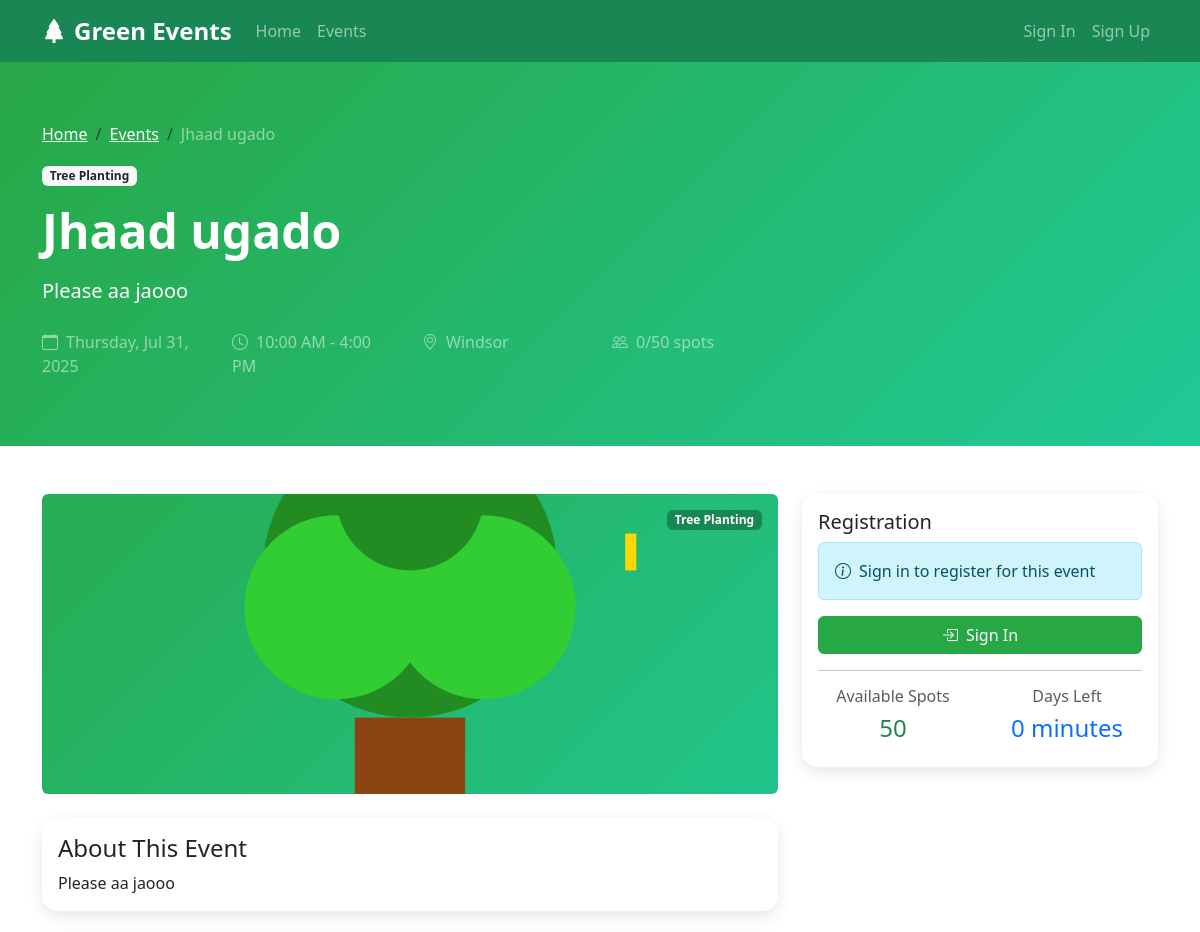
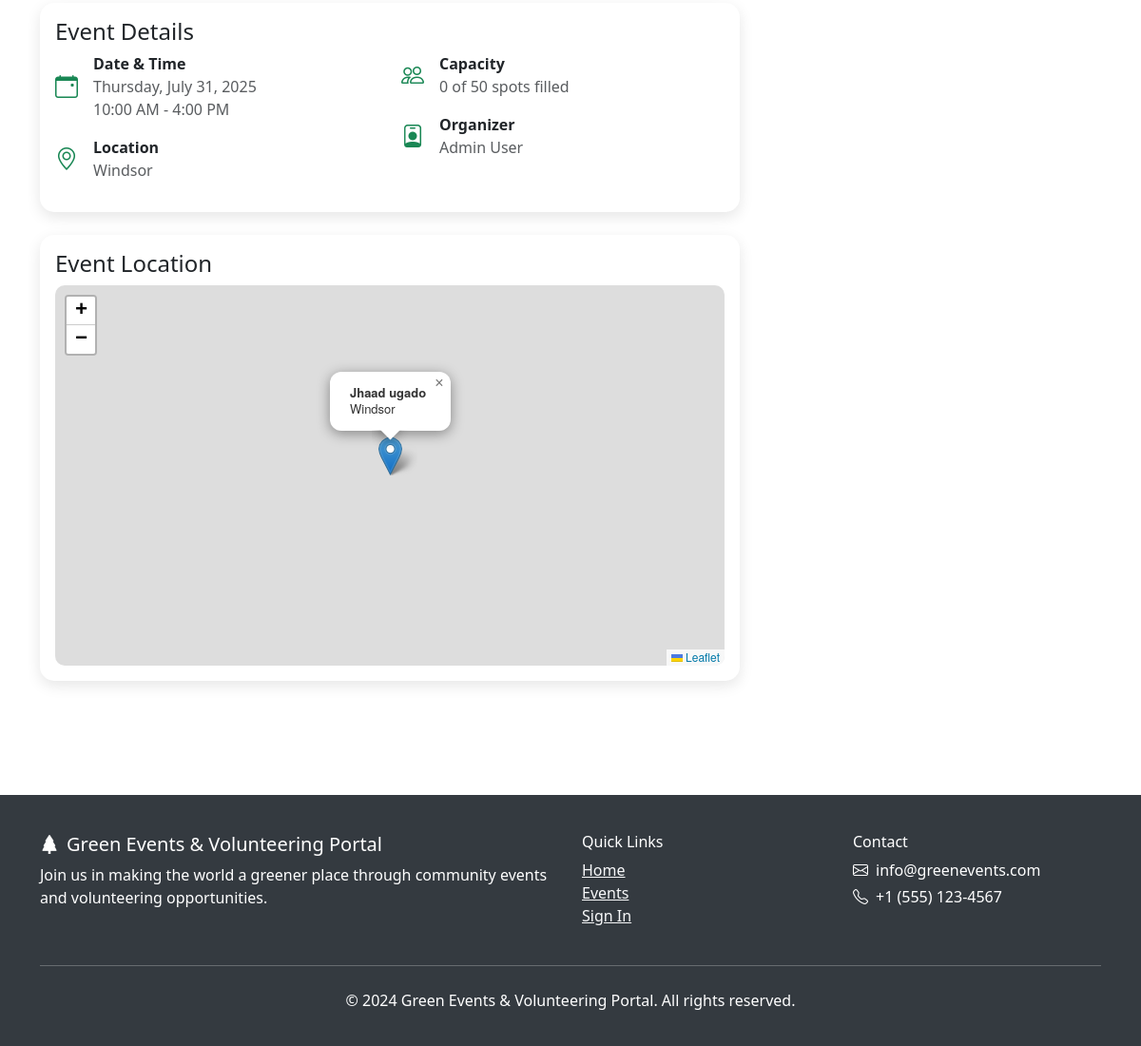
/event/2/, run on the app's committed database (2 pictures, top to bottom).
### GreenTech/models.py (models this page shows, shortened)
class Event(models.Model):
    EVENT_TYPES = [
        ('tree_planting', 'Tree Planting'),
        ('cleanup', 'Cleanup'),
        ('recycling', 'Recycling'),
        ('education', 'Environmental Education'),
        ('conservation', 'Wildlife Conservation'),
        ('other', 'Other'),
    ]
    title = models.CharField(max_length=200)
    description = models.TextField()
    event_type = models.CharField(max_length=20, choices=EVENT_TYPES)
    location = models.CharField(max_length=200)
    latitude = models.DecimalField(max_digits=9, decimal_places=6, null=True, blank=True)
    longitude = models.DecimalField(max_digits=9, decimal_places=6, null=True, blank=True)
    date = models.DateField()
    start_time = models.TimeField()
    end_time = models.TimeField()
    max_participants = models.IntegerField(default=50)
    current_participants = models.IntegerField(default=0)
    organizer = models.ForeignKey(User, on_delete=models.CASCADE)
    created_at = models.DateTimeField(auto_now_add=True)
    updated_at = models.DateTimeField(auto_now=True)
    is_active = models.BooleanField(default=True)
    image = models.ImageField(upload_to='event_images/', null=True, blank=True)
    @property
    def is_full(self):
        return self.current_participants >= self.max_participants
    @property
    def available_spots(self):
        return self.max_participants - self.current_participants
    def get_event_image_url(self):
        if self.image:
            return self.image.url
        return get_event_type_image(self.event_type)
    def get_event_color_class(self):
        return get_event_type_color(self.event_type)

### GreenTech/views.py (the view)
# urls.py: path('event/<int:event_id>/', views.event_detail, name='event_detail'),
def event_detail(request, event_id):
    event = get_object_or_404(Event, id=event_id, is_active=True)
    is_registered = False
    registration = None
    if request.user.is_authenticated:
        registration = EventRegistration.objects.filter(event=event, user=request.user).first()
        is_registered = registration is not None
    context = {
        'event': event,
        'is_registered': is_registered,
        'registration': registration,
    }
    return render(request, "GreenTech/event_detail.html", context)

### GreenTech/utils.py (called while the page is built)
def get_event_type_image(event_type):
    event_type_images = {
        'tree_planting': '/static/images/event-types/tree-planting.svg',
        'cleanup': '/static/images/event-types/cleanup.svg',
        'recycling': '/static/images/event-types/recycling.svg',
        'education': '/static/images/event-types/education.svg',
        'conservation': '/static/images/event-types/conservation.svg',
        'other': '/static/images/event-types/other.svg',
    }
    return event_type_images.get(event_type, event_type_images['other'])

def get_event_type_color(event_type):
    event_type_colors = {
        'tree_planting': 'success',
        'cleanup': 'warning',
        'recycling': 'info',
        'education': 'primary',
        'conservation': 'danger',
        'other': 'secondary',
    }
    return event_type_colors.get(event_type, event_type_colors['other'])

### templates/GreenTech/event_detail.html (shortened to what this page needs)
{% extends 'GreenTech/base.html' %}
{% block content %}
<section class="event-header">
    <div class="container">
        <div class="row">
            <div class="col-lg-8">
                <nav aria-label="breadcrumb">
                    <ol class="breadcrumb">
                        <li class="breadcrumb-item"><a href="{% url 'home' %}" class="text-white">Home</a></li>
                        <li class="breadcrumb-item"><a href="{% url 'events' %}" class="text-white">Events</a></li>
                        <li class="breadcrumb-item active text-white-50" aria-current="page">{{ event.title }}</li>
                    </ol>
                </nav>
                <span class="badge bg-light text-dark mb-3">{{ event.get_event_type_display }}</span>
                <h1 class="display-5 fw-bold mb-3">{{ event.title }}</h1>
                <p class="lead mb-4">{{ event.description|truncatewords:30 }}</p>
                <div class="row text-white-50">
                    <div class="col-md-3 mb-2">
                        <i class="bi bi-calendar me-2"></i>{{ event.date|date:"l, M d, Y" }}
                    </div>
                    <div class="col-md-3 mb-2">
                        <i class="bi bi-clock me-2"></i>{{ event.start_time|time:"g:i A" }} - {{ event.end_time|time:"g:i A" }}
                    </div>
                    <div class="col-md-3 mb-2">
                        <i class="bi bi-geo-alt me-2"></i>{{ event.location }}
                    </div>
                    <div class="col-md-3 mb-2">
                        <i class="bi bi-people me-2"></i>{{ event.current_participants }}/{{ event.max_participants }} spots
                    </div>
                </div>
            </div>
        </div>
    </div>
</section>
<section class="py-5">
    <div class="container">
        <div class="row">
            <div class="col-lg-8">
                <div class="mb-4">
                    {% if event.image %}
                        <img src="{{ event.image.url }}" class="img-fluid rounded" alt="{{ event.title }}">
                    {% else %}
                        <div class="position-relative rounded overflow-hidden">
                            <img src="{{ event.get_event_image_url }}" class="img-fluid w-100" alt="{{ event.title }}" style="height: 300px; object-fit: cover;">
                            <span class="badge bg-{{ event.get_event_color_class }} position-absolute top-0 end-0 m-3">
                                {{ event.get_event_type_display }}
                            </span>
                        </div>
                    {% endif %}
                </div>
                <div class="card event-info-card mb-4">
                    <div class="card-body">
                        <h4 class="card-title">About This Event</h4>
                        <p class="card-text">{{ event.description }}</p>
                    </div>
                </div>
                <div class="card event-info-card mb-4">
                    <div class="card-body">
                        <h4 class="card-title">Event Details</h4>
                        <div class="row">
                            <div class="col-md-6">
                                <div class="d-flex align-items-center mb-3">
                                    <i class="bi bi-calendar-event text-success me-3" style="font-size: 1.5rem;"></i>
                                    <div>
                                        <strong>Date & Time</strong><br>
                                        <span class="text-muted">{{ event.date|date:"l, F d, Y" }}<br>
                                        {{ event.start_time|time:"g:i A" }} - {{ event.end_time|time:"g:i A" }}</span>
                                    </div>
                                </div>
                                <div class="d-flex align-items-center mb-3">
                                    <i class="bi bi-geo-alt text-success me-3" style="font-size: 1.5rem;"></i>
                                    <div>
                                        <strong>Location</strong><br>
                                        <span class="text-muted">{{ event.location }}</span>
                                    </div>
                                </div>
                            </div>
                            <div class="col-md-6">
                                <div class="d-flex align-items-center mb-3">
                                    <i class="bi bi-people text-success me-3" style="font-size: 1.5rem;"></i>
                                    <div>
                                        <strong>Capacity</strong><br>
                                        <span class="text-muted">{{ event.current_participants }} of {{ event.max_participants }} spots filled</span>
                                    </div>
                                </div>
                                <div class="d-flex align-items-center mb-3">
                                    <i class="bi bi-person-badge text-success me-3" style="font-size: 1.5rem;"></i>
                                    <div>
                                        <strong>Organizer</strong><br>
                                        <span class="text-muted">{{ event.organizer.get_full_name|default:event.organizer.username }}</span>
                                    </div>
                                </div>
                            </div>
                        </div>
                    </div>
                </div>
                {% if event.latitude and event.longitude %}
                    <div class="card event-info-card mb-4">
                        <div class="card-body">
                            <h4 class="card-title">Event Location</h4>
                            <div id="map"></div>
                        </div>
                    </div>
                {% endif %}
            </div>
            <div class="col-lg-4">
                <div class="card event-info-card registration-status">
                    <div class="card-body">
                        <h5 class="card-title">Registration</h5>
                        {% if event.is_full %}
                            <div class="alert alert-warning">
                                <i class="bi bi-exclamation-triangle me-2"></i>This event is full
                            </div>
                        {% else %}
                            {% if user.is_authenticated %}
                                <form method="post" action="{% url 'register_for_event' event.id %}">
                                    {% csrf_token %}
                                    <button type="submit" class="btn btn-green w-100">
                                        <i class="bi bi-person-plus me-2"></i>Register for Event
                                    </button>
                                </form>
                            {% else %}
                                <div class="alert alert-info">
                                    <i class="bi bi-info-circle me-2"></i>Sign in to register for this event
                                </div>
                                <a href="{% url 'signin' %}" class="btn btn-green w-100">
                                    <i class="bi bi-box-arrow-in-right me-2"></i>Sign In
                                </a>
                            {% endif %}
                        {% endif %}
                        <hr>
                        <div class="row text-center">
                            <div class="col-6">
                                <h6 class="text-muted">Available Spots</h6>
                                <h4 class="text-success">{{ event.available_spots }}</h4>
                            </div>
                            <div class="col-6">
                                <h6 class="text-muted">Days Left</h6>
                                <h4 class="text-primary">{{ event.date|timeuntil }}</h4>
                            </div>
                        </div>
                    </div>
                </div>
            </div>
        </div>
    </div>
</section>
{% endblock %}

### templates/GreenTech/base.html (style rules this page uses)
.btn-green { background-color: #28a745; border-color: #28a745; color: white; }

### templates/GreenTech/event_detail.html (style rules this page uses)
#map { height: 400px; width: 100%; border-radius: 10px; }
.event-header { background: linear-gradient(135deg, #28a745 0%, #20c997 100%); color: white; padding: 60px 0; }
.event-info-card { border: none; border-radius: 15px; box-shadow: 0 5px 15px rgba(0,0,0,0.1); }
.registration-status { position: sticky; top: 20px; }

### data on the page
Event: title "Jhaad ugado", event_type "Tree Planting", description "Please aa jaooo", date "Thursday, Jul 31, 2025", start_time "10:00 AM", end_time "4:00 PM", location "Windsor", current_participants "0", max_participants "50", date "Thursday, July 31, 2025", organizer.get_full_name "Admin User", available_spots "50", date "0 minutes"
